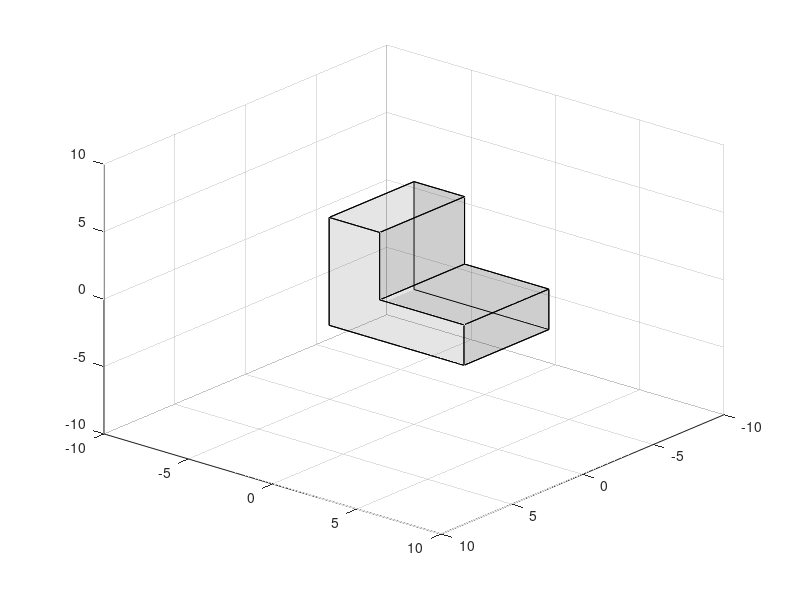

MATLAB code for this plot:
function Lshape()
    % Define the vertices of the prismatic object
    Auvw=[0 0 0]'; %1
    ABuvw=[0 3 0]';%2
    Buvw=[0 8 0]';%3
    Cuvw=[0 8 3]';%4
    Duvw=[0 3 3]';%5
    Euvw=[0 3 8]';%6
    Fuvw=[0 0 8]';%7
    Guvw=[6 0 0]';
    Huvw=[6 8 0]';
    Iuvw=[6 8 3]';
    Juvw=[6 3 3]';
    Kuvw=[6 3 8]';
    Luvw=[6 0 8]';
    vertices = [Auvw'; Buvw'; Cuvw'; Duvw'; Euvw'; Fuvw'; Guvw'; Huvw'; Iuvw'; Juvw'; Kuvw'; Luvw'];
    
    % Define the faces of the prismatic object
    faces = [1 2 3 4 5 6; 7 8 9 10 11 12];%; 2 3 4 5;8 9 13 14; 9 8 11 12]%; 6 5 11 12; 4 3 9 10; 4 5 11 10; 1 6 12 7; 1 2 8 7];
    faces2= [1 2 8 7;4 3 9 10;6 5 11 12;1 7 12 6;4 10 11 5;2 8 9 3];
    
    % Create a figure window and set the axis properties
    figure;
    view(130, 30);
    limit=10;
    % Set the limits of the axes
    xlim([-limit, limit]);
    ylim([-limit, limit]);
    zlim([-limit, limit]);
    
    grid on;
    hold on;
    
    % Plot the prismatic object
    patch('Vertices', vertices, 'Faces', faces, 'FaceColor', 'k', 'FaceAlpha', 0.1);
    patch('Vertices', vertices, 'Faces', faces2, 'FaceColor', 'k', 'FaceAlpha', 0.1);
end
